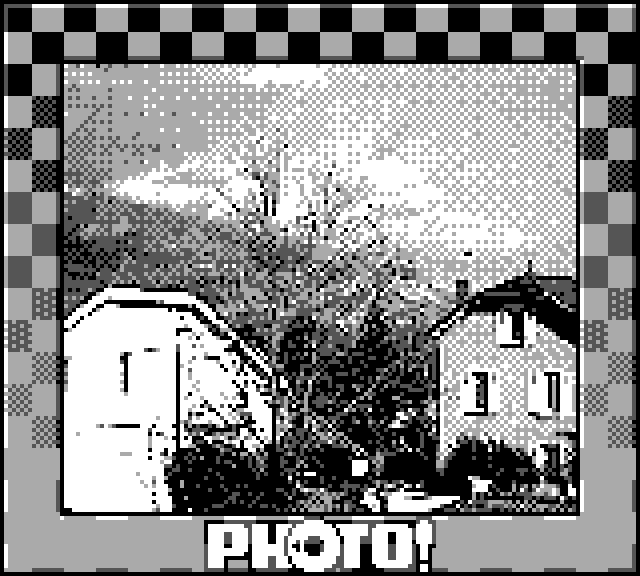
#> input picture SD/Script_for_animated_gif/Pictures/0001988.png, 640 x 576 px; its folder holds 4 pictures in this run
$ python Gif_creator.py
#> lines starting #> are read from the running program, lines starting #| are printed output that depends on the picture
from PIL import Image
import os
print(f"Stacking images")
image_folder = "Pictures"
images = sorted([img for img in os.listdir(image_folder) if img.lower().endswith('.png')])
image_sequence = [Image.open(os.path.join(image_folder, img)) for img in images]
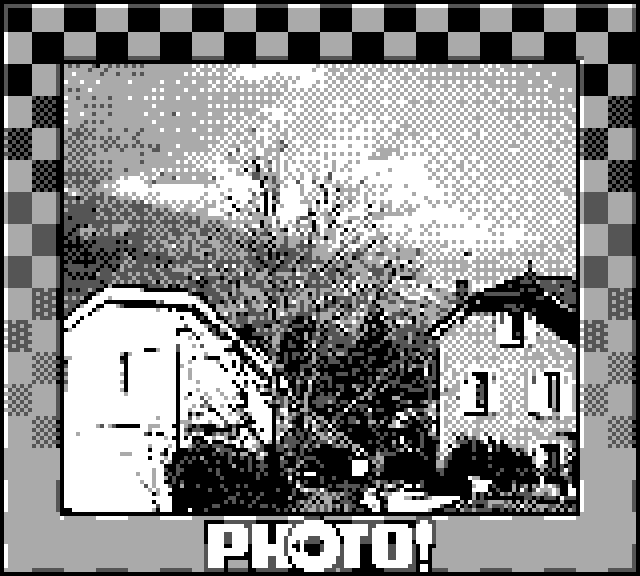
#> input picture SD/Script_for_animated_gif/Pictures/0001989.png, 640 x 576 px
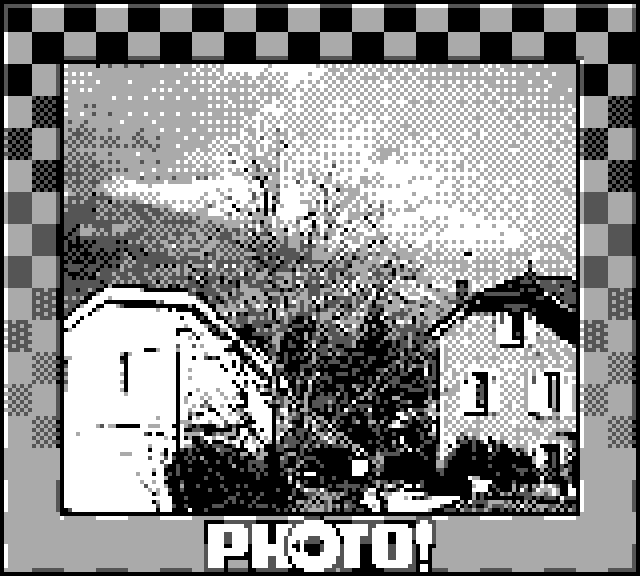
#> input picture SD/Script_for_animated_gif/Pictures/0001990.png, 640 x 576 px
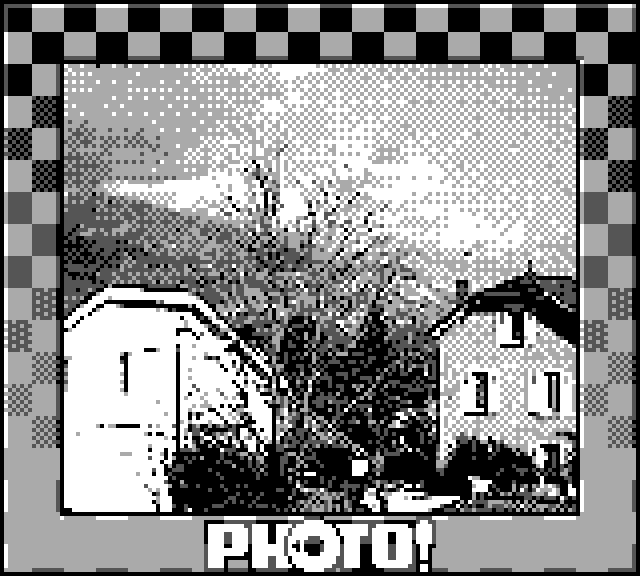
#> input picture SD/Script_for_animated_gif/Pictures/0001991.png, 640 x 576 px
if not image_sequence:
    raise ValueError("No PNG images in folder")
output_path = "Animation.gif"
image_sequence[0].save(
    output_path,
    save_all=True,
    append_images=image_sequence[1:],
    duration=50,
    loop=0
)
print(f"Animation made: {output_path}")
